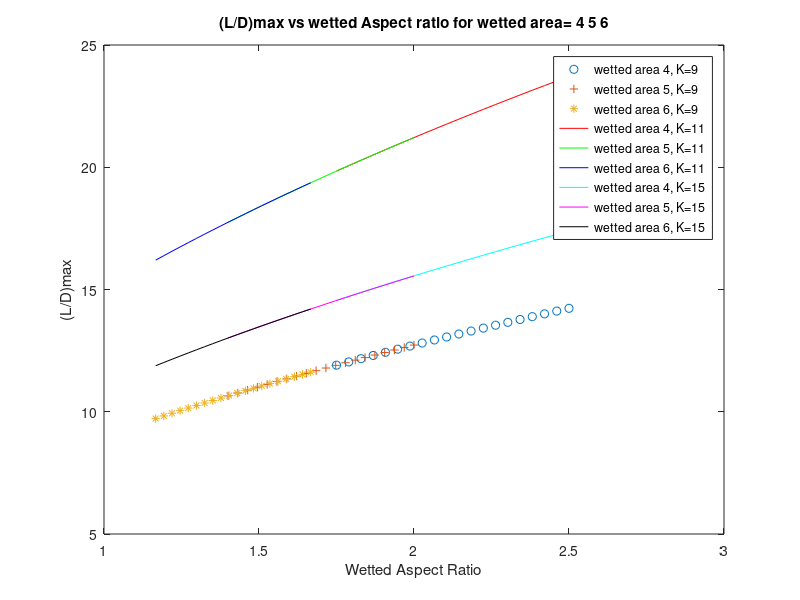

Source code (MATLAB):
%{
% Estimating (L/D)max ratio
ARwetted=(AR/(Swet/Sref))
(L/D)max=Kld(sqrt(ARwetted))=Kld(sqrt(AR/(Swet/Sref)))_
% Kld=11 for retractable prop aircraft, 9=for non retractable prp, 13=for high aspect ratio aircraft 15=sailplanes
% (L/D)max range(10,15,20,22)
%Wetted Area ratio- Beech duches=5, cessna skylane RG=4

r=(4,5)  %Swet/Sref
AR=linspace(7,10,20)
Kld=(11,9,13,15)
(L/D)max=Kld*(sqrt(AR/(r)))_

%}

%%%% for value of K=9
r1=4  %Swet/Sref
A1=linspace(7,10,20)
p1=A1/r1
K1=9
LDmax1 = K1*sqrt(p1)

r2=5  %Swet/Sref
A2=linspace(7,10,20)
p2=A2/r2
K2=9
LDmax2 = K2*sqrt(p2)

r3=6  %Swet/Sref
A3=linspace(7,10,20)
p3=A3/r3
K3=9
LDmax3 = K3*sqrt(p3)

%%%% for value of K=11
r111=4  %Swet/Sref
A111=linspace(7,10,20)
p111=A111/r111
K111=11
LDmax111 = K111*sqrt(p111)

r222=5  %Swet/Sref
A222=linspace(7,10,20)
p222=A222/r222
K222=11
LDmax222 = K222*sqrt(p222)

r333=6  %Swet/Sref
A333=linspace(7,10,20)
p333=A333/r333
K333=11
LDmax333 = K333*sqrt(p333)

%%%% for value of K=15
r11=4  %Swet/Sref
A11=linspace(7,10,20)
p11=A11/r11
K11=15
LDmax11 = K11*sqrt(p11)

r22=5  %Swet/Sref
A22=linspace(7,10,20)
p22=A22/r22
K22=15
LDmax22 = K22*sqrt(p22)

r33=6  %Swet/Sref
A33=linspace(7,10,20)
p33=A33/r33
K33=15
LDmax33 = K33*sqrt(p33)



plot(p1,LDmax1,'o',p2,LDmax2,'+',p3,LDmax3,'*')
hold on
plot(p11,LDmax11,'r',p22,LDmax22,'g',p33,LDmax33,'b')
hold on
plot(p111,LDmax111,'c',p222,LDmax222,'m',p333,LDmax333,'k')

ylabel('(L/D)max')
xlabel('Wetted Aspect Ratio')
title('(L/D)max vs wetted Aspect ratio for wetted area= 4 5 6')
legend('wetted area 4, K=9','wetted area 5, K=9','wetted area 6, K=9','wetted area 4, K=11','wetted area 5, K=11','wetted area 6, K=11','wetted area 4, K=15','wetted area 5, K=15','wetted area 6, K=15')


%ylabel('LDmax')
%xlabel('Wetted Aspect Ratio')
%title('LDmax vs wetted Aspect ratio for wetted area= 5')